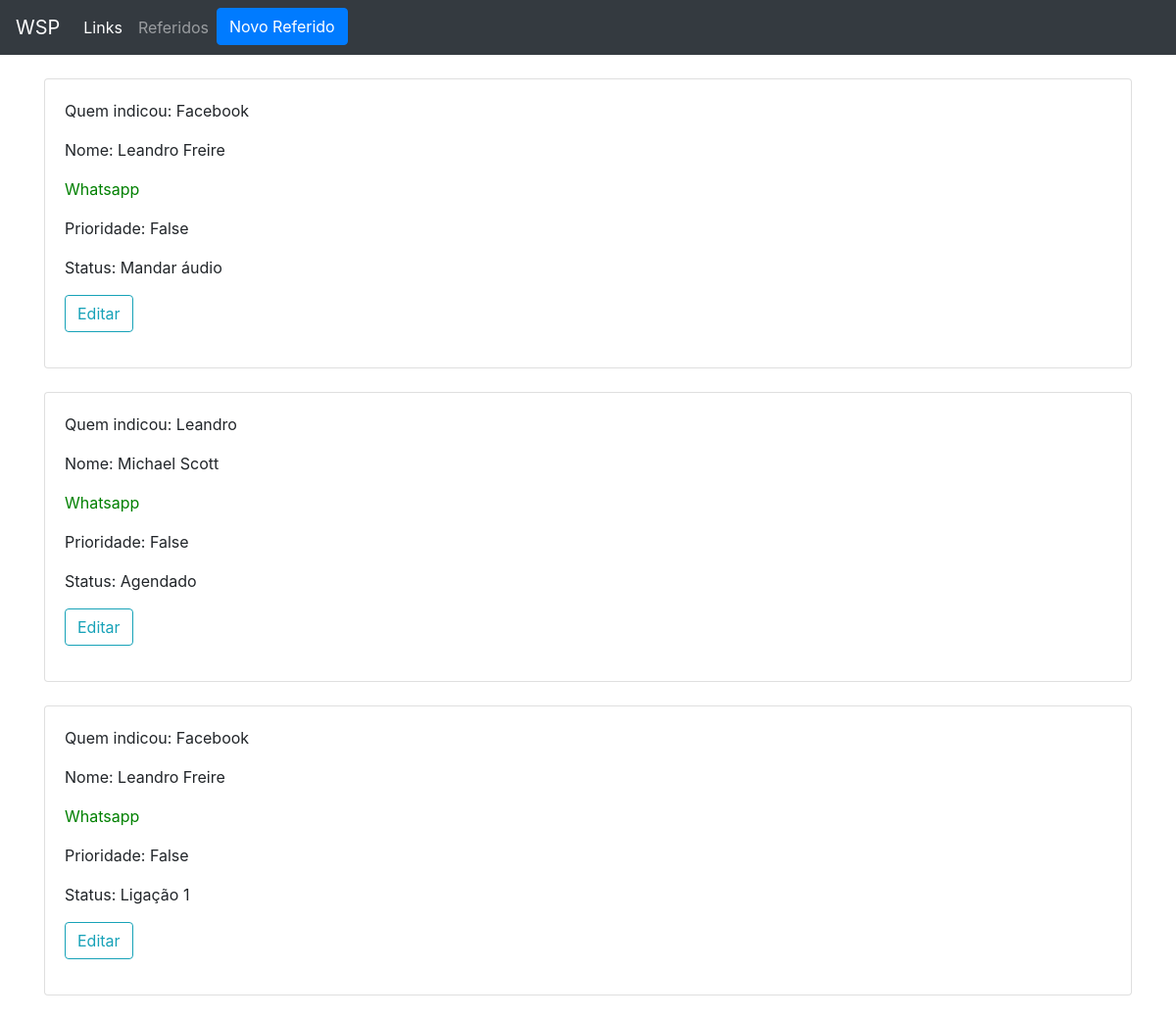
Page /referidos on the earlier database version.
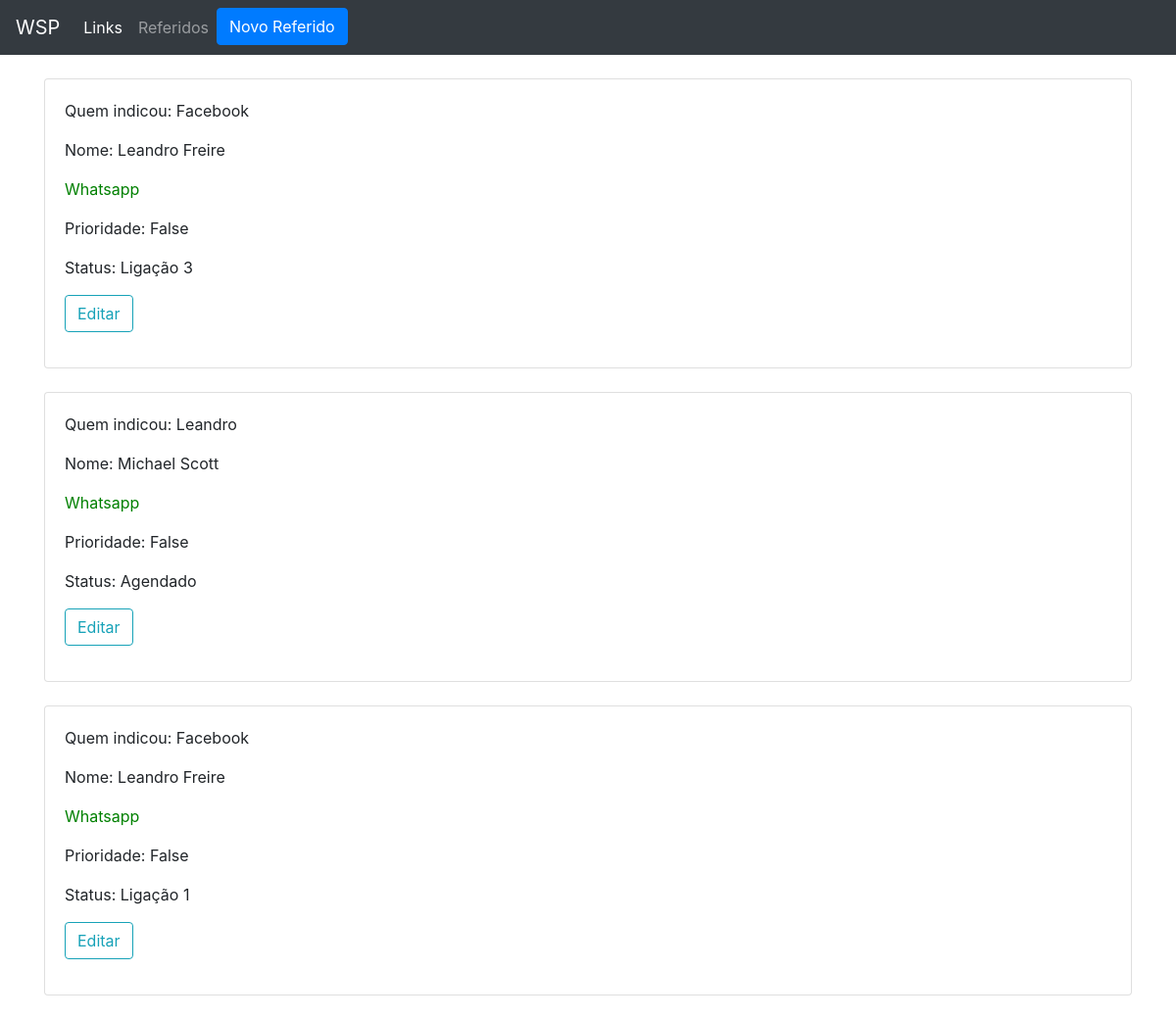
Same page on the later database version.
### referidos/models.py (models this page shows, shortened)
class Referido(models.Model):
    nome = models.CharField(max_length=200)
    telefone = models.CharField(max_length=200)
    prioridade = models.BooleanField()
    status = models.CharField(max_length=200, choices=STATUS_REFERIDOS, default='Iniciar')
    data_agendamento = models.DateTimeField(null=True, blank=True)
    quem_indicou = models.CharField(max_length=200, default='')

### referidos/views.py (the view)
# urls.py: path('referidos', views.list_referidos, name='referidos'),
def list_referidos(request):
    referidos = Referido.objects.filter()
    return render(request, 'referidos/lista_referidos.html', {'referidos': referidos})

### referidos/templates/referidos/lista_referidos.html (shortened to what this page needs)
{% extends 'referidos/base.html' %}
{% block content %}
{% for referido in referidos %}
<div class="card">
    <div class="card-body">
        <p>Quem indicou: {{ referido.quem_indicou }}</p>
        <p>Nome: {{ referido.nome }} </p>
        <p> <a href="https://wa.me/{{ referido.telefone }}" target="_blank">Whatsapp</a> </p>
        <p>Prioridade: {{ referido.prioridade }} </p>
        <p>Status: {{ referido.status }} </p>
        <p><a href="{% url 'referido_edit' pk=referido.pk %}" class="btn btn-outline-info" role="button">Editar</a></p>
    </div>
</div>
<br>
{% endfor %}
{% endblock %}

Differences in the rows shown:
changed Referido: status "Mandar áudio" → "Ligação 3"
